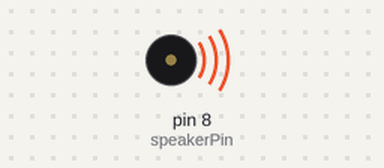
A sketch run on a simulated Arduino Uno, built with avr-gcc and run on an emulated ATmega328P. Shown: buzzer (waves = sounding).

Above: at 0.1 s.
Timing chart, 0 to 40.0 s (numbered marks = the images above):
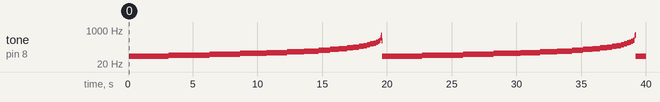

The sketch:

sound_again.ino
```cpp
int speakerPin = 8;
void setup() {
  pinMode(speakerPin, OUTPUT);

}

void loop() {
  for(int i = 10000; i > 1500; i-= 5){
    digitalWrite(speakerPin, HIGH);
    delayMicroseconds(i);

    digitalWrite(speakerPin, LOW);
    delayMicroseconds(i - 40);
  }

  for(int i = 1000; i > 800; i-= 5){
    digitalWrite(speakerPin, HIGH);
    delayMicroseconds(i);

    digitalWrite(speakerPin, LOW);
    delayMicroseconds(i + 40);
  }


}
```

Measured:
- by itself, tone on pin 8 (speakerPin): plays 50 Hz for 3.1 s, 55 Hz for 3.2 s, 61 Hz for 2.4 s, 67 Hz for 2.0 s, 74 Hz for 1.6 s, 81 Hz for 1.3 s … (46 notes in this stretch)
